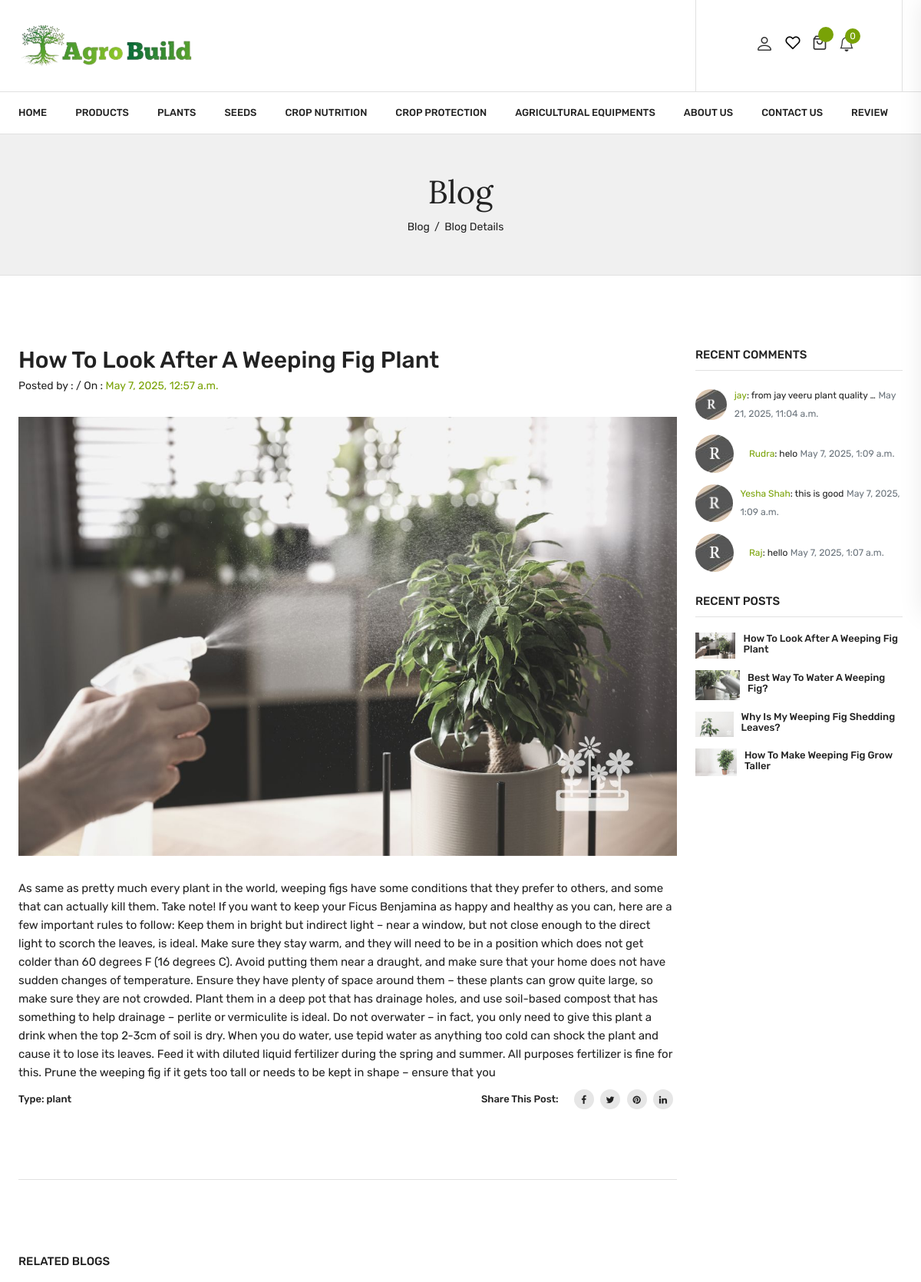
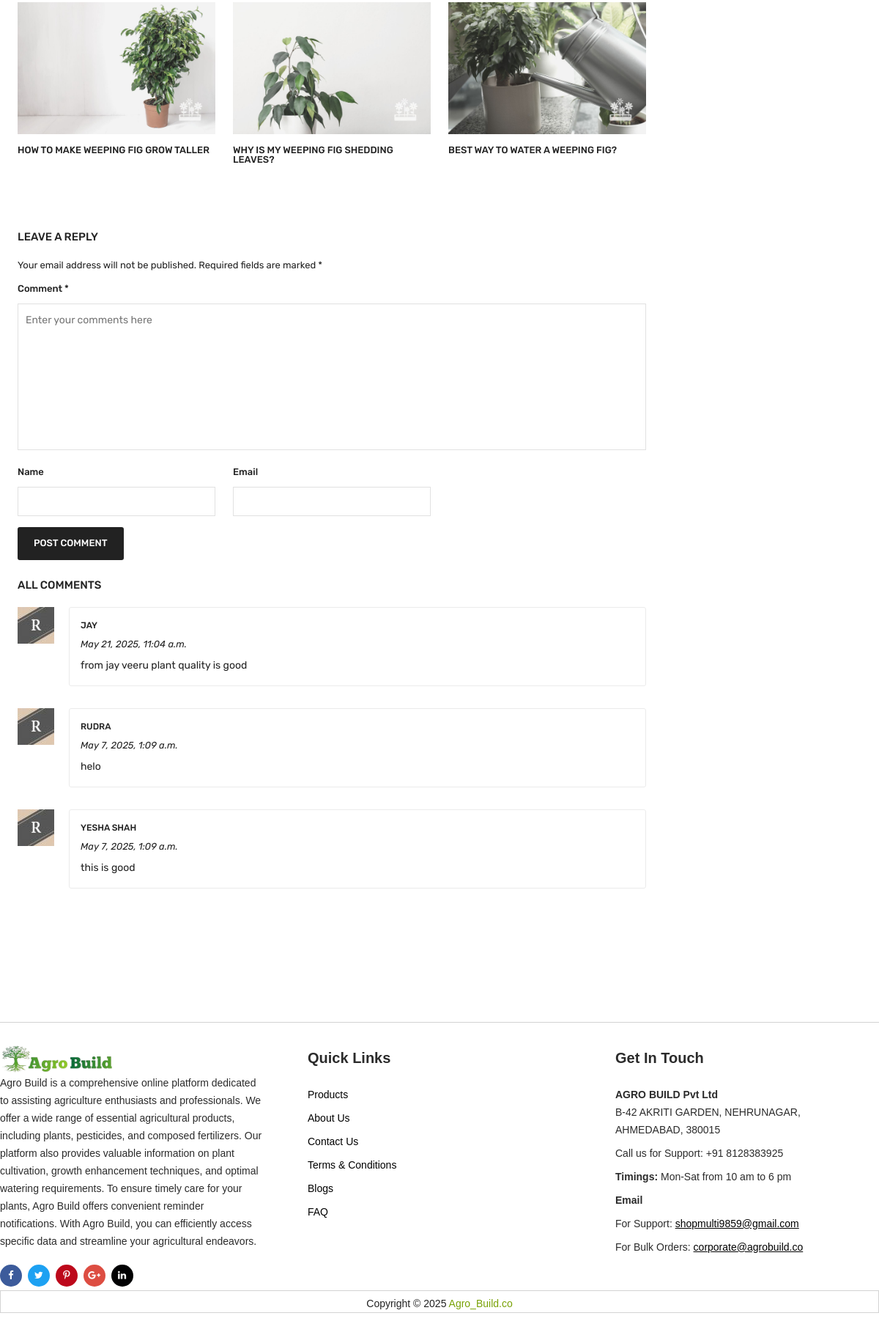
The app's page /blog/4/ with its own data (2 pictures, top to bottom).
### agrobuild/models.py (models this page shows, shortened)
class Blog(models.Model):
    title = models.CharField(max_length=255)
    description = models.TextField()
    image = models.ImageField(upload_to='blog_images/')
    type = models.CharField(max_length=100)
    date = models.DateTimeField(auto_now_add=True)

class BlogComment(models.Model):
    blog = models.ForeignKey(Blog, on_delete=models.CASCADE, related_name='comments')
    name = models.CharField(max_length=100)
    email = models.EmailField()
    message = models.TextField()
    created_at = models.DateTimeField(auto_now_add=True)

### agrobuild/views.py (the view, shortened to what this page needs)
# urls.py: path('blog/<int:id>/', views.blog_detail, name='blog_detail'),
def blog_detail(request, id):
    blog = get_object_or_404(Blog, id=id)
    comments = blog.comments.all().order_by('-created_at')
    related_blogs = Blog.objects.filter(type=blog.type).exclude(id=id)[:3]
    recent_posts = Blog.objects.all().order_by('-date')[:4]
    recent_comments = BlogComment.objects.all().order_by('-created_at')[:4]
    return render(request, 'htmldemo.net/blog-details.html', {
        'blog': blog,
        'comments': comments,
        'related_blogs': related_blogs,
        'recent_posts': recent_posts,
        'recent_comments': recent_comments,
    })

### agrobuild/context_processors.py (called while the page is built, shortened)
def cart_data(request):
    return {
        'mini_cart_items': [],
        'mini_cart_total': 0
    }

def cart_items_processor(request):
    cart_items = []
    cart_total = 0
    if request.user.is_authenticated:
        cart_items = CartItem.objects.filter(user=request.user)
        cart_total = sum(item.product.P_price * item.quantity for item in cart_items)
    return {'cart_items': cart_items, 'cart_total': cart_total}

### agrobuild/templates/htmldemo.net/blog-details.html (shortened to what this page needs)
{% extends 'htmldemo.net/basic.html' %}
{% block body %}
{%load static%}
    <div class="breadcrumbs_area">
        <div class="container">
            <div class="row">
                <div class="col-12">
                    <div class="breadcrumb_content">
                        <h3>Blog</h3>
                        <ul>
                            <li><a href="{% url 'blog_list' %}">Blog</a></li>
                            <li>Blog Details</li>
                        </ul>
                    </div>
                </div>
            </div>
        </div>
    </div>
    <div class="blog_details">
        <div class="container">
            <div class="row">
                <div class="col-lg-9 col-md-12">
                    <div class="blog_wrapper blog_wrapper_details">
                        <article class="single_blog">
                            <figure>
                                <div class="post_header">
                                    <h3 class="post_title">{{ blog.title }}</h3>
                                    <div class="blog_meta">
                                        <p>Posted by : <a href="#">{{ blog.author }}</a> / On : <a href="#">{{ blog.date }}</a></p>
                                    </div>
                                </div>
                                <div class="blog_thumb">
                                    <a href="#"><img src="{{ blog.image.url }}" class="img-fluid" alt="{{ blog.title }}"></a>
                                </div>
                                <figcaption class="blog_content">
                                    <div class="post_content">
                                        <p>{{ blog.description }}</p>
                                    </div>
                                    <div class="entry_content">
                                        <div class="post_meta">
                                            <span>Type: {{ blog.type }}</span>
                                        </div>
                                        <div class="social_sharing">
                                            <p>share this post:</p>
                                            <ul>
                                                <li><a href="#" title="facebook"><i class="fa fa-facebook"></i></a></li>
                                                <li><a href="#" title="twitter"><i class="fa fa-twitter"></i></a></li>
                                                <li><a href="#" title="pinterest"><i class="fa fa-pinterest"></i></a></li>
                                                <li><a href="#" title="linkedin"><i class="fa fa-linkedin"></i></a></li>
                                            </ul>
                                        </div>
                                    </div>
                                </figcaption>
                            </figure>
                        </article>
                        <div class="related_posts">
                            <h3>Related Blogs</h3>
                            <div class="row">
                                {% for rb in related_blogs %}
                                <div class="col-lg-4 col-md-6">
                                    <article class="single_related">
                                        <figure>
                                            <div class="related_thumb">
                                                <a href="{% url 'blog_detail' rb.id %}"><img src="{{ rb.image.url }}" class="img-fluid" alt="{{ rb.title }}"></a>
                                            </div>
                                            <figcaption class="related_content">
                                                <h4><a href="{% url 'blog_detail' rb.id %}">{{ rb.title }}</a></h4>
                                            </figcaption>
                                        </figure>
                                    </article>
                                </div>
                                {% endfor %}
                            </div>
                        </div>
                        <div class="comments_form">
                            <h3>Leave a Reply</h3>
                            <p>Your email address will not be published. Required fields are marked *</p>
                            <form method="post">
                                <div class="row">
                                    <div class="col-12">
                                        <label for="review_comment">Comment *</label>
                                        <textarea name="message" id="review_comment" placeholder="Enter your comments here" required></textarea>
                                    </div>
                                    <div class="col-lg-4 col-md-4">
                                        <label for="author">Name</label>
                                        <input id="author" name="name" type="text" value="{{ user.get_full_name|default:user.username }}" readonly>
                                    </div>
                                    <div class="col-lg-4 col-md-4">
                                        <label for="email">Email</label>
                                        <input id="email" name="email" type="email" value="{{ user.email }}" readonly>
                                    </div>
                                </div>
                                <button class="button" type="submit">Post Comment</button>
                            </form>
                        </div><br>
                        <div class="comments_box">
                            <h3>All Comments</h3>
                            {% for comment in comments %}
                            <div class="comment_list">
                                <div class="comment_thumb">
                                    <img src="{% static 'img/blog/comment2.png.jpg' %}" alt="{{ comment.name }}">
                                </div>
                                <div class="comment_content">
                                    <div class="comment_meta">
                                        <h5><a href="#">{{ comment.name }}</a></h5>
                                        <span>{{ comment.created_at }}</span>
                                    </div>
                                    <p>{{ comment.message }}</p>
                                </div>
                            </div>
                            {% empty %}
                            <p>No comments yet.</p>
                            {% endfor %}
                        </div>
                    </div>
                </div>
                <div class="col-lg-3 col-md-12">
                    <div class="blog_sidebar_widget">
                        <div class="widget_list comments">
                            <div class="widget_title">
                                <h3>Recent Comments</h3>
                            </div>
                            {% for rc in recent_comments %}
                            <div class="post_wrapper">
                                <div class="post_thumb">
                                    <a href="#"><img src="{% static 'img/blog/comment2.png.jpg' %}" alt=""></a>
                                </div>
                                <div class="post_info">
                                    <span><a href="#">{{ rc.name }}</a>: {{ rc.message|truncatechars:30 }}</span>
                                    <small class="text-muted">{{ rc.created_at }}</small>
                                </div>
                            </div>
                            {% endfor %}
                        </div>
                        <div class="widget_list widget_post">
                            <div class="widget_title">
                                <h3>Recent Posts</h3>
                            </div>
                            {% for post in recent_posts %}
                            <div class="post_wrapper">
                                <div class="post_thumb">
                                    <a href="{% url 'blog_detail' post.id %}"><img src="{{ post.image.url }}" alt=""></a>
                                </div>
                                <div class="post_info">
                                    <h4><a href="{% url 'blog_detail' post.id %}">{{ post.title }}</a></h4>
                                </div>
                            </div>
                            {% endfor %}
                        </div>
                    </div>
                </div>
            </div>
        </div>
    </div>
{% endblock %}

### records on screen
Blog: title "How To Look After A Weeping Fig Plant", date "May 7, 2025, 12:57 a.m.", image (picture), description "As same as pretty much every plant in the world, weeping figs have some conditions that they prefer to others, and some that can actually kill them. Take note! If you want to keep your Ficus Benjamina as happy and healthy as you can, here are a few important rules to follow: Keep them in bright but indirect light – near a window, but not close enough to the direct light to scorch the leaves, is ideal. Make sure they stay warm, and they will need to be in a position which does not get colder than 60 degrees F (16 degrees C). Avoid putting them near a draught, and make sure that your home does not have sudden changes of temperature. Ensure they have plenty of space around them – these plants…", type "plant"
Blog: image (picture), title "HOW TO MAKE WEEPING FIG GROW TALLER", title "How To Make Weeping Fig Grow Taller"
Blog: image (picture), title "WHY IS MY WEEPING FIG SHEDDING LEAVES?", title "Why Is My Weeping Fig Shedding Leaves?"
Blog: image (picture), title "BEST WAY TO WATER A WEEPING FIG?", title "Best Way To Water A Weeping Fig?"
BlogComment: name "JAY", created_at "May 21, 2025, 11:04 a.m.", message "from jay veeru plant quality is good", name "jay", message "from jay veeru plant quality …"
BlogComment: name "RUDRA", created_at "May 7, 2025, 1:09 a.m.", message "helo", name "Rudra"
BlogComment: name "YESHA SHAH", created_at "May 7, 2025, 1:09 a.m.", message "this is good", name "Yesha Shah"
BlogComment: name "Raj", message "hello", created_at "May 7, 2025, 1:07 a.m."
